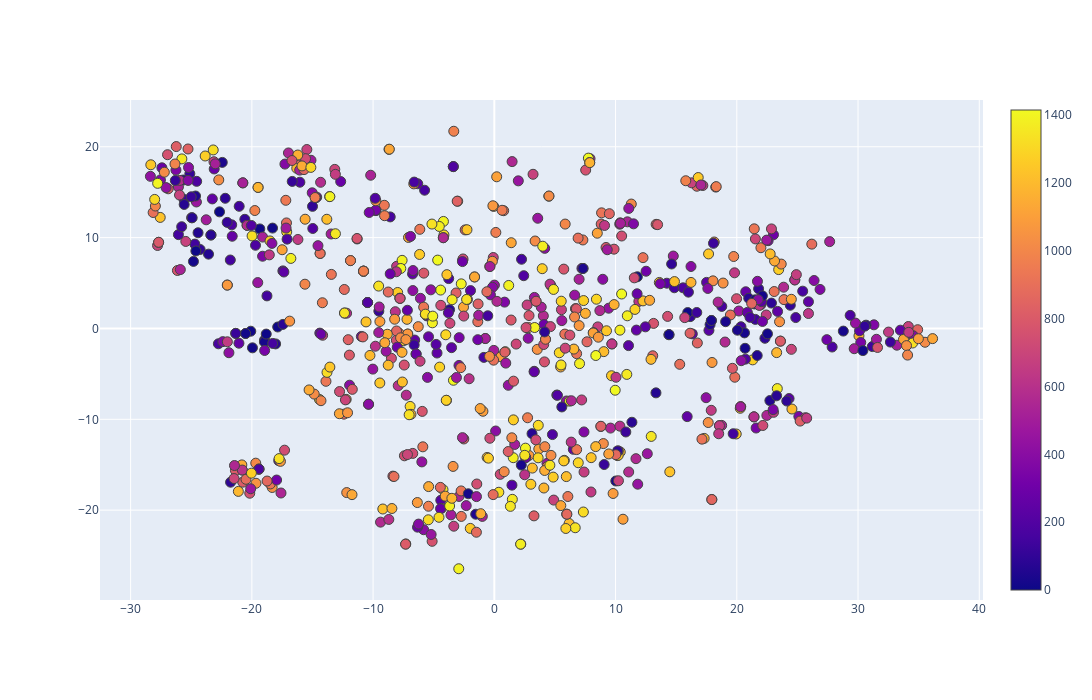

The cell this chart's notebook holds for it:
### Code cell
from sklearn.manifold import TSNE

X_embedded = TSNE(n_components=2,perplexity=50,learning_rate=1000).fit_transform(train_X)
plot_2d(X_embedded[:, 0],X_embedded[:, 1])

### Figure 1 — Plotly figure (JSON) as saved in the notebook; plotly's stock layout.template omitted (floating-point values rounded to 4 significant figures; data arrays with more than 128 entries replaced by an {"elided": "..."} marker saying what was removed)
{"data": [{"marker": {"color": {"elided": "849 int values"}, "line": {"width": 1}, "showscale": true, "size": 10}, "mode": "markers", "type": "scatter", "x": {"elided": "849 float values"}, "y": {"elided": "849 float values"}}], "layout": {"height": 700, "margin": {"b": 100, "l": 100, "r": 100, "t": 100}, "width": 1200}}
